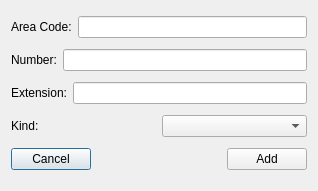
<?xml version="1.0" encoding="UTF-8"?>
<ui version="4.0">
 <class>AddCustomerAddLocationAddContactAddPhone</class>
 <widget class="QDialog" name="AddCustomerAddLocationAddContactAddPhone">
  <property name="windowModality">
   <enum>Qt::WindowModal</enum>
  </property>
  <property name="geometry">
   <rect>
    <x>0</x>
    <y>0</y>
    <width>318</width>
    <height>191</height>
   </rect>
  </property>
  <property name="windowTitle">
   <string>Dialog</string>
  </property>
  <layout class="QVBoxLayout" name="verticalLayout">
   <item>
    <layout class="QHBoxLayout" name="horizontalLayout">
     <item>
      <widget class="QLabel" name="label">
       <property name="text">
        <string>Area Code:</string>
       </property>
      </widget>
     </item>
     <item>
      <widget class="QLineEdit" name="areaCodeLineEdit"/>
     </item>
    </layout>
   </item>
   <item>
    <layout class="QHBoxLayout" name="horizontalLayout_2">
     <item>
      <widget class="QLabel" name="label_2">
       <property name="text">
        <string>Number:</string>
       </property>
      </widget>
     </item>
     <item>
      <widget class="QLineEdit" name="numberLineEdit"/>
     </item>
    </layout>
   </item>
   <item>
    <layout class="QHBoxLayout" name="horizontalLayout_3">
     <item>
      <widget class="QLabel" name="label_3">
       <property name="text">
        <string>Extension:</string>
       </property>
      </widget>
     </item>
     <item>
      <widget class="QLineEdit" name="extensionLineEdit"/>
     </item>
    </layout>
   </item>
   <item>
    <layout class="QHBoxLayout" name="horizontalLayout_6">
     <item>
      <widget class="QLabel" name="label_4">
       <property name="text">
        <string>Kind:</string>
       </property>
      </widget>
     </item>
     <item>
      <widget class="QComboBox" name="kindComboBox"/>
     </item>
    </layout>
   </item>
   <item>
    <layout class="QHBoxLayout" name="horizontalLayout_4">
     <item>
      <widget class="QPushButton" name="cancelButton">
       <property name="text">
        <string>Cancel</string>
       </property>
      </widget>
     </item>
     <item>
      <spacer name="horizontalSpacer">
       <property name="orientation">
        <enum>Qt::Horizontal</enum>
       </property>
       <property name="sizeHint" stdset="0">
        <size>
         <width>40</width>
         <height>20</height>
        </size>
       </property>
      </spacer>
     </item>
     <item>
      <widget class="QPushButton" name="addButton">
       <property name="text">
        <string>Add</string>
       </property>
      </widget>
     </item>
    </layout>
   </item>
  </layout>
 </widget>
 <resources/>
 <connections/>
</ui>
